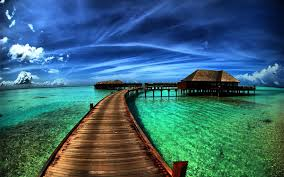
#> input picture Tangsang/examplejpg.jpg, 284 x 177 px
$ python tonghop.py
#> lines starting #> are read from the running program, lines starting #| are printed output that depends on the picture
import numpy as np
import cv2

#Read jpg(RGB) image
img = cv2.imread("examplejpg.jpg")
#> img is the input picture: shape (177, 284, 3); mean B, G, R 115.6, 103.4, 57.4
cv2.imshow("RGB image",img)

#Convert RGB img to HSV img and show
hsv_img = cv2.cvtColor(img,cv2.COLOR_BGR2HSV)
#> hsv_img: shape (177, 284, 3); mean H, S, V 80, 171.7, 139.9
# cv2.imshow("HSV image",hsv_img)

#Split hsv color channel
h,s,v = cv2.split(hsv_img)
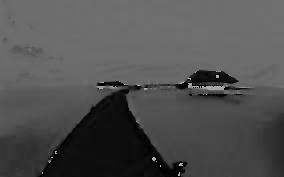
#> h: shape (177, 284); min 0, max 179, mean 80
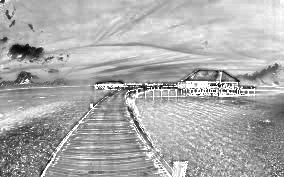
#> s: shape (177, 284); min 0, max 255, mean 171.7
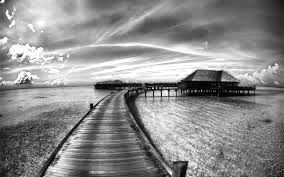
#> v: shape (177, 284); min 0, max 255, mean 139.9
height,width = h.shape
#> height = 177; width = 284

#Create fill_data to show h,s,v color channel
fill_data = np.zeros([height,width],dtype="uint8")
imgH = cv2.merge([h,fill_data,fill_data])
#> imgH: shape (177, 284, 3); mean H, S, V 80, 0, 0
imgS = cv2.merge([fill_data,s,fill_data])
#> imgS: shape (177, 284, 3); mean H, S, V 0, 171.7, 0
imgV = cv2.merge([fill_data,fill_data,v])
#> imgV: shape (177, 284, 3); mean H, S, V 0, 0, 139.9
# cv2.imshow("H color with fill_data=0",imgH)
# cv2.imshow("S color with fill_data=0",imgS)
# cv2.imshow("V color with fill_data=0",imgV)
hsv_split = np.concatenate((imgH,imgS,imgV),axis=1)
#> hsv_split: shape (177, 852, 3); mean H, S, V 26.7, 57.2, 46.6
cv2.imshow("Split HSV",hsv_img)

fill_data.fill(255)
#> fill_data: shape (177, 284); every value is 255
imgH = cv2.merge([h,fill_data,fill_data])
#> imgH: shape (177, 284, 3); mean H, S, V 80, 255, 255
imgS = cv2.merge([fill_data,s,fill_data])
#> imgS: shape (177, 284, 3); mean H, S, V 255, 171.7, 255
imgV = cv2.merge([fill_data,fill_data,v])
#> imgV: shape (177, 284, 3); mean H, S, V 255, 255, 139.9
# cv2.imshow("H color with fill_data=255",imgH)
# cv2.imshow("S color with fill_data=255",imgS)
# cv2.imshow("V color with fill_data=255",imgV)
hsv_split = np.concatenate((imgH,imgS,imgV),axis=1)
#> hsv_split: shape (177, 852, 3); mean H, S, V 196.7, 227.2, 216.6
cv2.imshow("Split HSV 255",hsv_split)

#Modify brightness(v channel)
lim = 255 - 100
v[v > lim] = 255
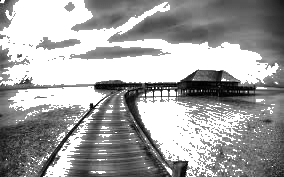
#> v: shape (177, 284); min 0, max 255, mean 161.7
v[v <= lim] += 100
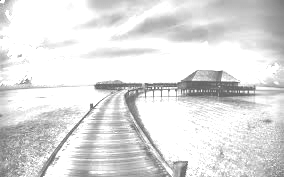
#> v: shape (177, 284); min 100, max 255, mean 222.7
bright_hsv_img = cv2.merge((h,s,v))
#> bright_hsv_img: shape (177, 284, 3); mean H, S, V 80, 171.7, 222.7
cv2.imshow("Brighter HSV image",bright_hsv_img)
bright_rgb_img = cv2.cvtColor(bright_hsv_img,cv2.COLOR_HSV2RGB)
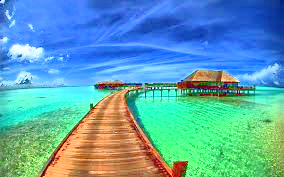
#> bright_rgb_img: shape (177, 284, 3); mean R, G, B 93.5, 163.4, 177.3
cv2.imshow("Brighter RGB image",bright_rgb_img)

#HSV to BGR
bgr_img = cv2.cvtColor(hsv_img,cv2.COLOR_HSV2BGR)
cv2.imshow("BGR_Image",bgr_img)
#Wait for key press to exit
cv2.waitKey()
